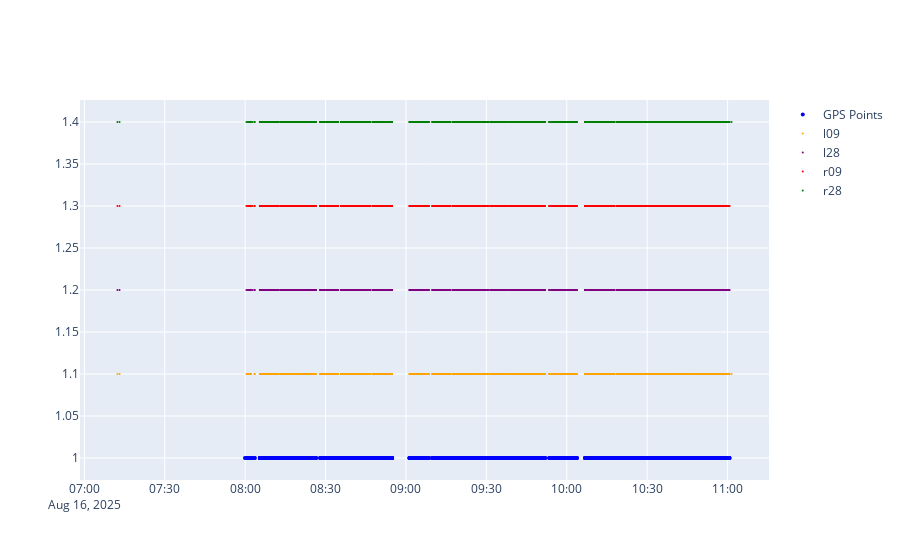

The code cell stored with this chart in its notebook:
### Code cell
# Cool, now plot the aligned data on a graph. Make it interactive so we can zoom in to parts of it.
import plotly.graph_objects as go


def plot_aligned_data(gps_points, cameras, camera_offsets):
    fig = go.Figure()

    timestamps = [p.time.astimezone(NZDT) for p in gps_points]
    fig.add_trace(
        go.Scatter(
            x=timestamps,
            y=[1] * len(timestamps),
            mode="markers",
            name="GPS Points",
            marker=dict(size=4, color="blue"),
        )
    )

    # Plot camera points:
    colors = {"r09": "red", "r28": "green", "l09": "orange", "l28": "purple"}
    for idx, (cam, images) in enumerate(cameras.items()):
        offset = timedelta(seconds=camera_average_offsets[cam])
        timestamps = [img.timestamp + offset for img in images]
        fig.add_trace(
            go.Scatter(
                x=timestamps,
                y=[1 + (idx + 1) / 10] * len(timestamps),
                mode="markers",
                name=cam,
                marker=dict(size=2, color=colors[cam]),
            )
        )

    fig.show()


plot_aligned_data(gps_points, cameras, camera_average_offsets)

### Figure 1 — Plotly figure (JSON) as saved in the notebook; plotly's stock layout.template omitted (floating-point values rounded to 4 significant figures; data arrays with more than 128 entries replaced by an {"elided": "..."} marker saying what was removed)
{"data": [{"marker": {"color": "blue", "size": 4}, "mode": "markers", "name": "GPS Points", "type": "scatter", "x": {"elided": "3639 str values"}, "y": {"elided": "3639 int values"}}, {"marker": {"color": "orange", "size": 2}, "mode": "markers", "name": "l09", "type": "scatter", "x": {"elided": "3619 str values"}, "y": {"elided": "3619 float values"}}, {"marker": {"color": "purple", "size": 2}, "mode": "markers", "name": "l28", "type": "scatter", "x": {"elided": "3620 str values"}, "y": {"elided": "3620 float values"}}, {"marker": {"color": "red", "size": 2}, "mode": "markers", "name": "r09", "type": "scatter", "x": {"elided": "3620 str values"}, "y": {"elided": "3620 float values"}}, {"marker": {"color": "green", "size": 2}, "mode": "markers", "name": "r28", "type": "scatter", "x": {"elided": "3621 str values"}, "y": {"elided": "3621 float values"}}], "layout": {}}
